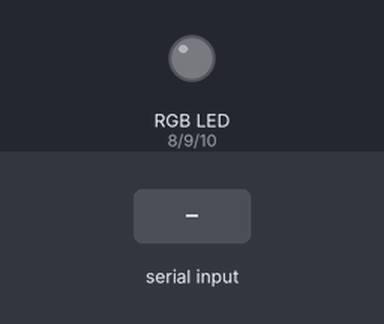
Bench run of a sketch on a simulated Arduino Uno, built with avr-gcc and run on an emulated ATmega328P. Shown: an RGB LED mixed from three pins (HIGH = lit). The inputs (shaded band) are chosen by the test bench. Dim RGB values are drawn brighter than linear; what the sketch prints to the serial monitor is not drawn.

Above: at 0.8 s.
0.9 s: "Hello\n" received over Serial
At 1.5 s:
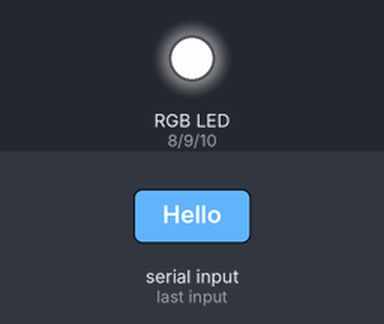
2.5 s: "Hello\n" received over the second serial link
At 3.5 s:
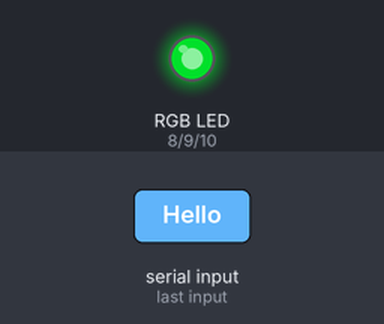
4.0 s: "disc\n" received over the second serial link
At 4.9 s:
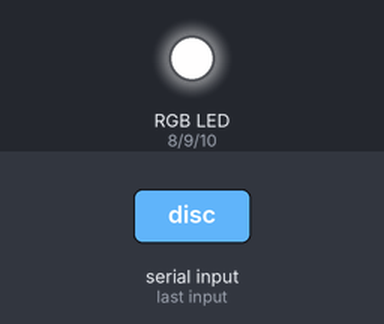
Timing chart, 0 to 7.0 s (numbered marks = the images above; inputs shaded):
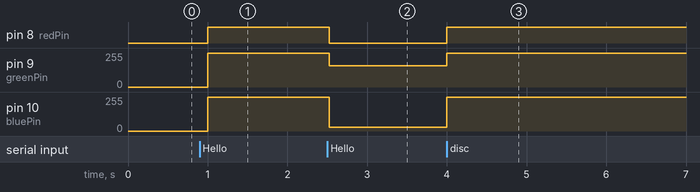

Measured:
- after the input at 0.9 s, pin 8 (redPin): LOW → HIGH after 0.10 s; pin 9 (greenPin), pin 10 (bluePin): 0/255 → 254/255 after 0.10 s
- after the input at 2.5 s, pin 8 (redPin): HIGH → LOW at once; pin 9 (greenPin): 254/255 → 159/255 at once; pin 10 (bluePin): 254/255 → 30/255 at once
- after the input at 4.0 s, pin 8 (redPin): LOW → HIGH at once; pin 9 (greenPin): 159/255 → 254/255 at once; pin 10 (bluePin): 30/255 → 254/255 at once

The sketch:

SkillCourtPad.ino
```cpp
#include <SoftwareSerial.h>

// pins for the LEDs:
const int redPin = 8;
const int greenPin = 9;
const int bluePin = 10;

//bluetooth
int bluetoothTx = 2;
int bluetoothRx = 3;

SoftwareSerial bluetooth(bluetoothTx, bluetoothRx);
String recv;

boolean conn = false;
boolean routine = false;

void setup()
{

   // make the pins outputs:
  pinMode(redPin, OUTPUT);
  pinMode(greenPin, OUTPUT);
  pinMode(bluePin, OUTPUT);


  //set initial values
  setLed(0,0,0);


  Serial.begin(9600);
  establishContact();


  bluetooth.begin(115200);
  bluetooth.print("$$$");
  delay(100);
  bluetooth.println("U,9600,N");
  bluetooth.begin(9600);


}

void loop()
{

  if( !conn)
  {
    setLed(254, 254, 254);
    if(bluetooth.available())
    {
      recv =  bluetooth.readStringUntil('\n');
      if(recv == "Hello")
      {

        delay(10);
        bluetooth.print("Hello from pad\n");
        conn = true;
      }
    }


  }
  else
  {
    if(!routine)//it is already connected to the Android device but routine hasn't been received
    {
      setLed(100, 159, 30);
      if(bluetooth.available())
      {

        recv =  bluetooth.readStringUntil('\n');

        if(recv.length() == 13)//else we can check by sendin a message back
        {
          Serial.print(recv);
          routine = true;
        }
        else if(recv == "disc")
        {
          setLed(0, 0, 0);
          conn = false;
        }
      }
    }
    else//routine playing wating to know which light to turn on or if the end to send back stats and reset variables
    {

      if(Serial.available())
      {

        recv = Serial.readStringUntil('\n');


          if(recv == "r")
          {
            setLed(254, 0, 0);
          }
          else if(recv == "g")
          {
            setLed(0, 254, 0);
          }
          else if(recv == "b")
          {
            setLed(0, 0, 254);
          }
          else if(recv == "o")
          {
            setLed(0, 0, 0);
          }
          else if(recv[0] == 'p')//routine is over
          {
            //setLed(100, 100, 100);
            bluetooth.print(recv);//the problem is here for some reason the message is not being received
            //Serial.print(recv);
            delay(500);
            routine = false;
          }
      }
    }
  }


}

void establishContact() {

  while (Serial.available() <= 0) {
    Serial.print('A');   // send a capital A

  }


}


void setLed(int redVal, int greenVal, int blueVal)
{
     analogWrite(redPin, redVal);
     analogWrite(greenPin, greenVal);
     analogWrite(bluePin, blueVal);
}
```
